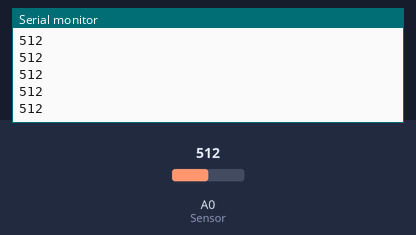
Recording of a sketch running on a simulated Arduino Uno, built with avr-gcc and run on an emulated ATmega328P. Shown: the last lines printed to the serial monitor. The inputs (shaded band) are chosen by the test bench; at power-on: A0 (Sensor) = 512.

Above: at 1.2 s.
1.3 s: A0 (Sensor) set to 716
At 1.31 s:
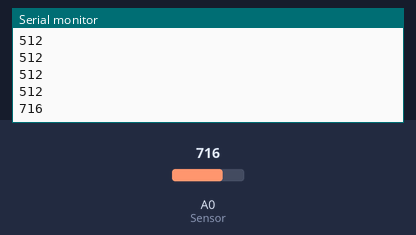
2.8 s: A0 (Sensor) set to 900
At 2.81 s:
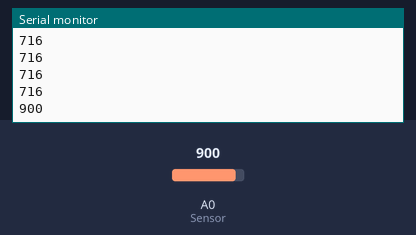
Timing chart, 0 to 5.8 s (numbered marks = the images above; inputs shaded):
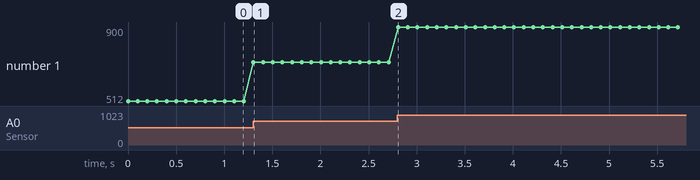

Measured:
- after the input at 1.3 s, the serial monitor: prints a new line at once (image 1)
- after the input at 2.8 s, the serial monitor: prints a new line at once (image 2)
- plotted number 1: 512 → 716 after the input at 1.3 s, 716 → 900 after the input at 2.8 s

The sketch:

ir_analog_sensor.ino
```cpp
const int Sensor = A0;
int inputVal = 0;

void setup()
{
  pinMode(Sensor,INPUT);    //Pin 2 is connected to the output of proximity sensor
  Serial.begin(9600);
}

void loop()
{
inputVal = analogRead(Sensor);
Serial.println(inputVal);
delay(100);              // wait for a second
}
```
